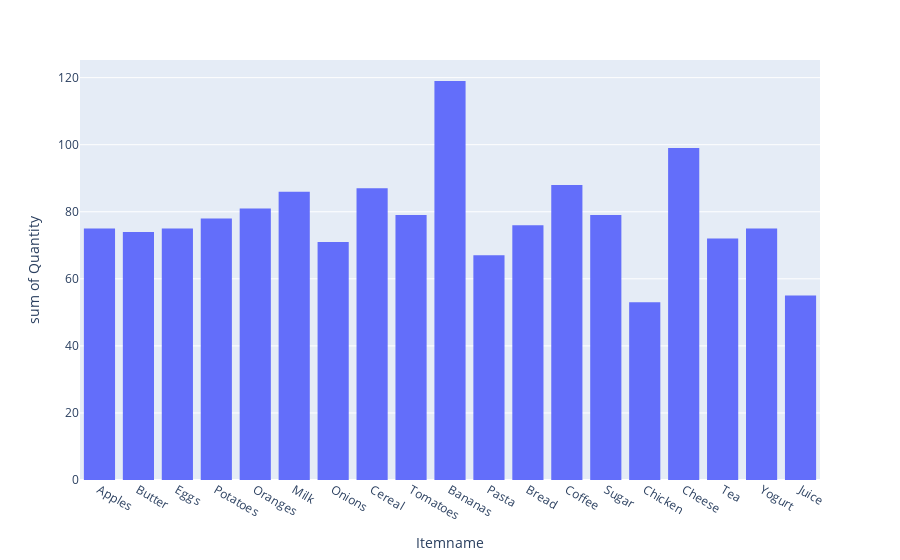

The code cell stored with this chart in its notebook:
### Markdown cell above
## **Item Wise Sales Quantity**

### Code cell
px.histogram(df,x='Itemname',y='Quantity')

### Figure 1 — Plotly figure (JSON) as saved in the notebook; plotly's stock layout.template omitted (floating-point values rounded to 4 significant figures; data arrays with more than 128 entries replaced by an {"elided": "..."} marker saying what was removed)
{"data": [{"alignmentgroup": "True", "bingroup": "x", "histfunc": "sum", "hovertemplate": "Itemname=%{x}<br>sum of Quantity=%{y}<extra></extra>", "legendgroup": "", "marker": {"color": "#636efa", "pattern": {"shape": ""}}, "name": "", "offsetgroup": "", "orientation": "v", "showlegend": false, "type": "histogram", "x": {"elided": "500 str values"}, "xaxis": "x", "y": {"elided": "500 int values"}, "yaxis": "y"}], "layout": {"barmode": "relative", "legend": {"tracegroupgap": 0}, "margin": {"t": 60}, "xaxis": {"anchor": "y", "domain": [0, 1], "title": {"text": "Itemname"}}, "yaxis": {"anchor": "x", "domain": [0, 1], "title": {"text": "sum of Quantity"}}}}
